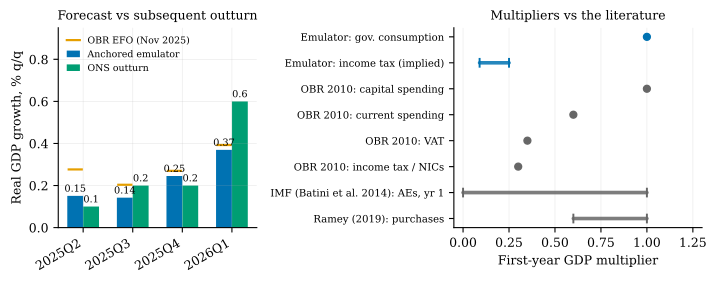

Python code for this plot:
"""Figure: forecast vs outturn, and multipliers vs the literature.

Left panel: quarter-on-quarter real GDP growth, 2025Q2-2026Q1 -- the
November-2025-anchored emulator forecast against subsequently published ONS
outturn (GDP first quarterly estimate, Jan-Mar 2026 bulletin, published
14 May 2026: 2025Q2 +0.1, Q3 +0.2, Q4 +0.2, 2026Q1 +0.6 per cent).
Model path from figures/fig_anchored_data.csv (the anchored solve).

Right panel: the emulator's government-consumption multiplier (~1.0) and the
implied income-tax "multiplier" of the 1p basic-rate reform (second-round GDP
effect / HHDI shock, both in per cent of GDP: 0.09 on impact to 0.25 by
2027Q4, from fig_reform_data.csv and the bridge shock of ~GBP 1.6-1.7bn/qtr)
against published UK/advanced-economy estimates: the interim OBR's June 2010
first-year multipliers by instrument (capital spending 1.0, current spending
0.6, VAT 0.35, income tax/NICs 0.3; obr.uk box "Fiscal multipliers"), the
IMF bunching guidance of first-year multipliers of 0-1 for advanced
economies in normal times (Batini et al. 2014), and Ramey's (2019) preferred
0.6-1.0 range for aggregate government purchases.

Okabe-Ito colorblind-safe palette via style.py.
"""

from pathlib import Path

import matplotlib.pyplot as plt
import numpy as np
import pandas as pd

from style import BLUE, GREEN, GREY, ORANGE

HERE = Path(__file__).parent

# ONS outturn, qoq real GDP growth %, latest vintage at time of writing
# (GDP first quarterly estimate, UK: January to March 2026, ONS, 14 May 2026).
OUT_PERIODS = ["2025Q2", "2025Q3", "2025Q4", "2026Q1"]
ONS_OUTTURN = [0.1, 0.2, 0.2, 0.6]

# Multiplier comparison: (label, low, high or None for a point, ours?)
MULTS = [
    ("Emulator: gov. consumption", 1.0, None, True),
    ("Emulator: income tax (implied)", 0.09, 0.25, True),
    ("OBR 2010: capital spending", 1.0, None, False),
    ("OBR 2010: current spending", 0.6, None, False),
    ("OBR 2010: VAT", 0.35, None, False),
    ("OBR 2010: income tax / NICs", 0.3, None, False),
    ("IMF (Batini et al. 2014): AEs, yr 1", 0.0, 1.0, False),
    ("Ramey (2019): purchases", 0.6, 1.0, False),
]


def main():
    df = pd.read_csv(HERE / "fig_anchored_data.csv", index_col=0)
    gdp_m = df["GDPM_model"]
    gdp_e = df["GDPM_efo"]
    model_g = [
        100 * (gdp_m.loc[p] / gdp_m.iloc[list(df.index).index(p) - 1] - 1)
        for p in OUT_PERIODS
    ]
    efo_g = [
        100 * (gdp_e.loc[p] / gdp_e.iloc[list(df.index).index(p) - 1] - 1)
        for p in OUT_PERIODS
    ]

    fig, (ax, ax2) = plt.subplots(
        1, 2, figsize=(7.2, 2.9), gridspec_kw={"width_ratios": [1, 1.25]}
    )

    # Left: grouped bars, outturn vs anchored forecast (EFO as reference line).
    x = np.arange(len(OUT_PERIODS))
    w = 0.32
    ax.bar(x - w / 2, model_g, w, color=BLUE, label="Anchored emulator")
    ax.bar(x + w / 2, ONS_OUTTURN, w, color=GREEN, label="ONS outturn")
    ax.plot(x - w / 2, efo_g, ls="none", marker="_", ms=11, mew=1.6,
            color=ORANGE, label="OBR EFO (Nov 2025)")
    for xi, (m, o) in enumerate(zip(model_g, ONS_OUTTURN)):
        ax.text(xi - w / 2, m + 0.02, f"{m:.2f}", ha="center", fontsize=7)
        ax.text(xi + w / 2, o + 0.02, f"{o:.1f}", ha="center", fontsize=7)
    ax.set_xticks(x)
    ax.set_xticklabels(OUT_PERIODS, rotation=30, ha="right")
    ax.set_ylabel("Real GDP growth, % q/q")
    ax.set_ylim(0, 0.95)
    ax.set_title("Forecast vs subsequent outturn", fontsize=9)
    ax.legend(fontsize=6.8, loc="upper left", handlelength=1.4)

    # Right: multiplier dot/range chart.
    ys = np.arange(len(MULTS))[::-1]
    for y, (label, lo, hi, ours) in zip(ys, MULTS):
        c = BLUE if ours else GREY
        if hi is None:
            ax2.plot(lo, y, "o", color=c, ms=5)
        else:
            ax2.plot([lo, hi], [y, y], "-", color=c, lw=2.6,
                     solid_capstyle="round", alpha=0.85)
            ax2.plot([lo, hi], [y, y], "|", color=c, ms=7, mew=1.4)
    ax2.set_yticks(ys)
    ax2.set_yticklabels([m[0] for m in MULTS], fontsize=7.3)
    ax2.set_xlim(-0.05, 1.3)
    ax2.set_xlabel("First-year GDP multiplier")
    ax2.set_title("Multipliers vs the literature", fontsize=9)
    ax2.grid(axis="y", alpha=0)

    fig.tight_layout()
    fig.savefig(HERE / "fig_outturn.pdf", bbox_inches="tight")

    pd.DataFrame(
        {
            "period": OUT_PERIODS,
            "model_qoq_pct": model_g,
            "efo_qoq_pct": efo_g,
            "ons_outturn_qoq_pct": ONS_OUTTURN,
        }
    ).to_csv(HERE / "fig_outturn_data.csv", index=False)
    print("wrote fig_outturn.pdf")
    print("model:", [f"{g:.3f}" for g in model_g])
    print("efo:  ", [f"{g:.3f}" for g in efo_g])


if __name__ == "__main__":
    main()
